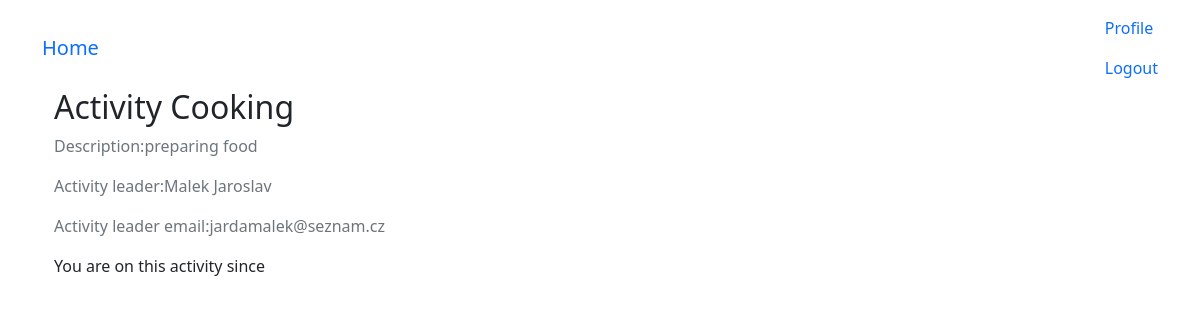
Screenshot of /activity/1/ (signed in) with the database file from the repository.
### userlist/models.py (models this page shows, shortened)
class Activitie(models.Model):
    activity_name = models.CharField(max_length=255, unique=True)
    activity_description = models.CharField(max_length=2000)
    activity_leader = models.ForeignKey(Member, on_delete=models.CASCADE)

class Member(models.Model):
    GENDER = (
        ('M', 'Male'),
        ('F', 'Female'),
    )
    RELATION = (
        ('U', 'Ugift'),
        ('G', 'Gift'),
        ('E', 'Enke'),
        ('S', 'Skilt'),
    )
    STATUS = (
        ('n', 'New entry - not archived'),
        ('B', 'Menighetsbarn'),
        ('M', 'Medlem'),
        ('U', 'Utmeldt'),
        ('O', 'Overført til annen menighet'),
    )
    last_name = models.CharField(max_length=100, null=False)
    first_name = models.CharField(max_length=100, null=False)
    mid_name = models.CharField(max_length=100, blank=True)
    address = models.CharField(max_length=255)
    postal_code = models.CharField(max_length=10)
    postal_place = models.CharField(max_length=255)
    country_code = models.ForeignKey(Countrie, on_delete=models.CASCADE)
    occupation = models.CharField(max_length=255, blank=True)
    phone_home = models.CharField(max_length=20, blank=True)
    phone_work = models.CharField(max_length=20, blank=True)
    phone_cell = models.CharField(max_length=20)
    email = models.EmailField()
    gender = models.CharField(max_length=1, choices=GENDER)
    born = models.DateField()
    birthplace = models.CharField(max_length=40)
    baptised = models.DateField(blank=True, null=True)
    baptised_place = models.CharField(max_length=40, blank=True)
    confirmation = models.DateField(blank=True, null=True)
    confirmation_place = models.CharField(max_length=40, blank=True)
    confirmation_hnr = models.CharField(max_length=16, blank=True)
    father_id = models.IntegerField(default=0, blank=True)
    father = models.TextField(blank=True if father_id else False)
    mother_id = models.IntegerField(default=0, blank=True)
    mother = models.TextField(blank=True if mother_id else False)
    relation_status = models.CharField(max_length=1, choices=RELATION)
    spouse_id = models.IntegerField(default=0, blank=True)
    spouse_name = models.CharField(max_length=255, blank=True)
    married_date = models.DateField(blank=True, null=True)
    married_place = models.CharField(max_length=40, blank=True)
    death_place = models.CharField(max_length=40, blank=True)
    member_status = models.CharField(max_length=1, null=False, choices=STATUS)
    member_since = models.DateField(blank=True, null=True)
    transferred_from = models.CharField(max_length=40, blank=True)
    transferred_from_date = models.DateField(blank=True, null=True)
    transferred_to = models.CharField(max_length=40, blank=True)
    transferred_to_date = models.DateField(blank=True, null=True)
    revoked_membership = models.DateField(blank=True, null=True)
    card_index = models.CharField(max_length=16, null=True)
    card_index_prev = models.CharField(max_length=16)
    notes = models.CharField(max_length=2000, blank=True)
    registered_date = models.DateTimeField(default=timezone.now)

### userlist/views.py (the view)
# urls.py: path('activity/<int:pk>/', ActivityDetailView.as_view(), name='activity-detail'),
class ActivityDetailView(LoginRequiredMixin, DetailView):
    model = Activitie

### userlist/templates/userlist/activitie_detail.html
{% extends 'base.html' %}
{% load crispy_forms_tags %}
{% block cont %}
<div class="content-section">
    <h2 class="account heading"> Activity {{ object.activity_name }}</h2>
        <p class="text-secondary">Description:{{ object.activity_description }}</p>
        <p class="text-secondary">Activity leader:{{ object.activity_leader.last_name }} {{ object.activity_leader.first_name }}</p>
        <p class="text-secondary">Activity leader email:{{ object.activity_leader.email }}</p>
            {% if member_activity.member == user.profile.member %}
            <p> You are on this activity since {{ member_activity.member_since|date:"F d, Y" }}</p>
            {% else %}
            <p class="text-secondary"><a class="ml-2" href="{% url 'activity-join' %}">Join activity</a></p>
            {% endif %}
</div>
{% endblock %}

### rows the page displays
Activitie: activity_name "Cooking", activity_description "preparing food", activity_leader.last_name "Malek", activity_leader.first_name "Jaroslav", activity_leader.email "jardamalek@seznam.cz"
